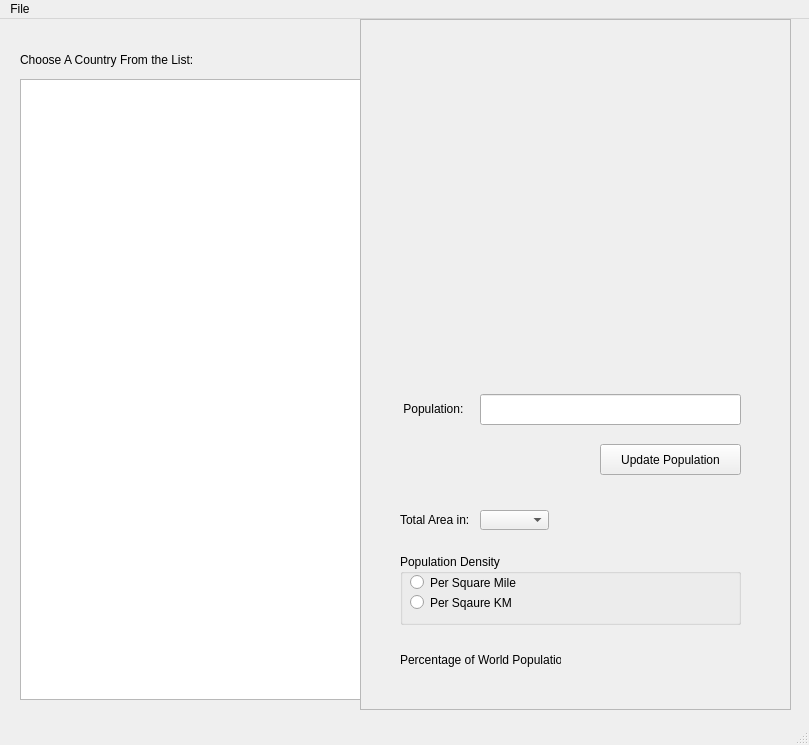
<?xml version="1.0" encoding="UTF-8"?> 
<ui version="4.0">
 <class>MainWindow</class>
 <widget class="QMainWindow" name="MainWindow">
  <property name="geometry">
   <rect>
    <x>0</x>
    <y>0</y>
    <width>809</width>
    <height>745</height>
   </rect>
  </property>
  <property name="windowTitle">
   <string>MainWindow</string>
  </property>
  <widget class="QWidget" name="centralwidget">
   <widget class="QLabel" name="labelCountryListTitle">
    <property name="geometry">
     <rect>
      <x>20</x>
      <y>30</y>
      <width>331</width>
      <height>21</height>
     </rect>
    </property>
    <property name="text">
     <string>Choose A Country From the List:</string>
    </property>
   </widget>
   <widget class="QScrollBar" name="verticalScrollBarCountryLists">
    <property name="geometry">
     <rect>
      <x>340</x>
      <y>60</y>
      <width>21</width>
      <height>621</height>
     </rect>
    </property>
    <property name="orientation">
     <enum>Qt::Vertical</enum>
    </property>
   </widget>
   <widget class="QListWidget" name="listWidgetCountry">
    <property name="geometry">
     <rect>
      <x>20</x>
      <y>60</y>
      <width>341</width>
      <height>621</height>
     </rect>
    </property>
   </widget>
   <widget class="QFrame" name="frame_hider">
    <property name="geometry">
     <rect>
      <x>360</x>
      <y>0</y>
      <width>431</width>
      <height>691</height>
     </rect>
    </property>
    <property name="frameShape">
     <enum>QFrame::StyledPanel</enum>
    </property>
    <property name="frameShadow">
     <enum>QFrame::Raised</enum>
    </property>
    <widget class="QLabel" name="labelPercentPop">
     <property name="geometry">
      <rect>
       <x>40</x>
       <y>630</y>
       <width>161</width>
       <height>21</height>
      </rect>
     </property>
     <property name="text">
      <string>Percentage of World Population:</string>
     </property>
    </widget>
    <widget class="QLineEdit" name="lineEditPopulation">
     <property name="geometry">
      <rect>
       <x>120</x>
       <y>375</y>
       <width>261</width>
       <height>31</height>
      </rect>
     </property>
     <property name="styleSheet">
      <string notr="true">border-color: rgb(255, 255, 255);
</string>
     </property>
    </widget>
    <widget class="QLabel" name="labelPopulation">
     <property name="geometry">
      <rect>
       <x>40</x>
       <y>374</y>
       <width>81</width>
       <height>31</height>
      </rect>
     </property>
     <property name="autoFillBackground">
      <bool>false</bool>
     </property>
     <property name="styleSheet">
      <string notr="true"/>
     </property>
     <property name="text">
      <string> Population:</string>
     </property>
    </widget>
    <widget class="QGroupBox" name="groupBoxPopulationDensity">
     <property name="geometry">
      <rect>
       <x>40</x>
       <y>535</y>
       <width>341</width>
       <height>71</height>
      </rect>
     </property>
     <property name="title">
      <string>Population Density</string>
     </property>
     <widget class="QRadioButton" name="radioButtonSquareMile">
      <property name="geometry">
       <rect>
        <x>10</x>
        <y>20</y>
        <width>131</width>
        <height>17</height>
       </rect>
      </property>
      <property name="styleSheet">
       <string notr="true">color: rgb(0, 0, 0);</string>
      </property>
      <property name="text">
       <string>Per Square Mile</string>
      </property>
     </widget>
     <widget class="QRadioButton" name="radioButtonSquareKM">
      <property name="geometry">
       <rect>
        <x>10</x>
        <y>40</y>
        <width>131</width>
        <height>17</height>
       </rect>
      </property>
      <property name="styleSheet">
       <string notr="true">color: rgb(0, 0, 0);</string>
      </property>
      <property name="text">
       <string>Per Sqaure KM</string>
      </property>
     </widget>
     <widget class="QLabel" name="labelSquareAreaDisplay">
      <property name="geometry">
       <rect>
        <x>220</x>
        <y>25</y>
        <width>101</width>
        <height>30</height>
       </rect>
      </property>
      <property name="text">
       <string/>
      </property>
     </widget>
    </widget>
    <widget class="QLabel" name="labelFlagImage">
     <property name="geometry">
      <rect>
       <x>90</x>
       <y>95</y>
       <width>241</width>
       <height>201</height>
      </rect>
     </property>
     <property name="text">
      <string/>
     </property>
    </widget>
    <widget class="QPushButton" name="pushButtonUpdatePopulation">
     <property name="geometry">
      <rect>
       <x>240</x>
       <y>425</y>
       <width>141</width>
       <height>31</height>
      </rect>
     </property>
     <property name="text">
      <string>Update Population</string>
     </property>
    </widget>
    <widget class="QLabel" name="labelTotalArea">
     <property name="geometry">
      <rect>
       <x>40</x>
       <y>485</y>
       <width>80</width>
       <height>31</height>
      </rect>
     </property>
     <property name="text">
      <string>Total Area in:</string>
     </property>
    </widget>
    <widget class="QLabel" name="labelPercentPopDisplay">
     <property name="geometry">
      <rect>
       <x>260</x>
       <y>629</y>
       <width>111</width>
       <height>21</height>
      </rect>
     </property>
     <property name="text">
      <string/>
     </property>
    </widget>
    <widget class="QLabel" name="labelVarCountryName">
     <property name="geometry">
      <rect>
       <x>30</x>
       <y>20</y>
       <width>111</width>
       <height>31</height>
      </rect>
     </property>
     <property name="text">
      <string/>
     </property>
    </widget>
    <widget class="QComboBox" name="comboBoxMilesToKM">
     <property name="geometry">
      <rect>
       <x>120</x>
       <y>491</y>
       <width>69</width>
       <height>20</height>
      </rect>
     </property>
    </widget>
    <widget class="QLabel" name="labelVarTotalAreaIn">
     <property name="geometry">
      <rect>
       <x>250</x>
       <y>485</y>
       <width>111</width>
       <height>31</height>
      </rect>
     </property>
     <property name="text">
      <string/>
     </property>
    </widget>
   </widget>
  </widget>
  <widget class="QMenuBar" name="menubar">
   <property name="geometry">
    <rect>
     <x>0</x>
     <y>0</y>
     <width>809</width>
     <height>26</height>
    </rect>
   </property>
   <widget class="QMenu" name="menuFiel">
    <property name="title">
     <string>File</string>
    </property>
    <addaction name="actionLoad_File"/>
    <addaction name="actionSave_File"/>
    <addaction name="actionExit"/>
   </widget>
   <addaction name="menuFiel"/>
  </widget>
  <widget class="QStatusBar" name="statusbar"/>
  <action name="actionLoad_File">
   <property name="text">
    <string>Load Countries</string>
   </property>
  </action>
  <action name="actionSave_File">
   <property name="text">
    <string>Save to File</string>
   </property>
  </action>
  <action name="actionExit">
   <property name="text">
    <string>Exit</string>
   </property>
  </action>
 </widget>
 <resources/>
 <connections/>
</ui>
